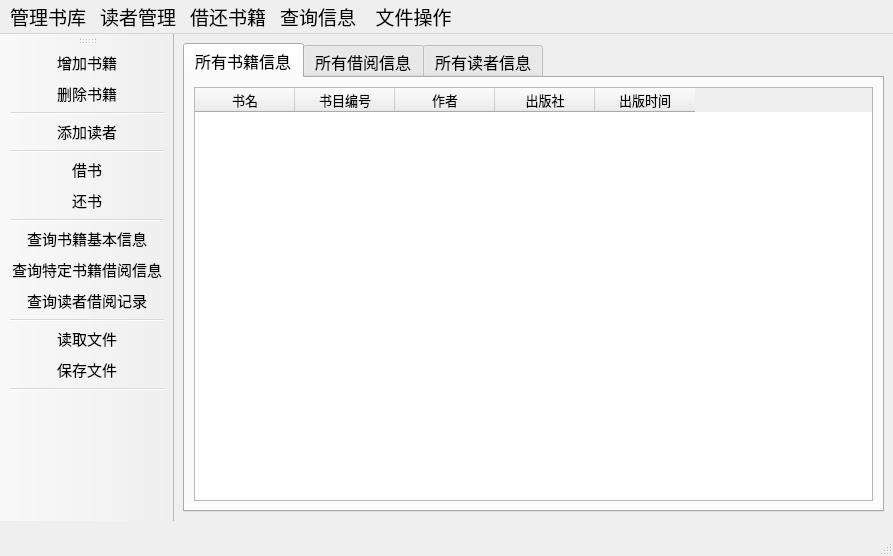
<?xml version="1.0" encoding="UTF-8"?>
<ui version="4.0">
 <class>MainWindow</class>
 <widget class="QMainWindow" name="MainWindow">
  <property name="geometry">
   <rect>
    <x>0</x>
    <y>0</y>
    <width>893</width>
    <height>556</height>
   </rect>
  </property>
  <property name="windowTitle">
   <string>图书室管理系统</string>
  </property>
  <widget class="QWidget" name="centralwidget">
   <layout class="QGridLayout" name="gridLayout">
    <item row="0" column="0">
     <widget class="QTabWidget" name="tabWidget">
      <property name="font">
       <font>
        <family>等线</family>
        <pointsize>12</pointsize>
       </font>
      </property>
      <property name="mouseTracking">
       <bool>false</bool>
      </property>
      <property name="currentIndex">
       <number>0</number>
      </property>
      <widget class="QWidget" name="tab">
       <property name="font">
        <font>
         <family>华文细黑</family>
         <pointsize>10</pointsize>
        </font>
       </property>
       <attribute name="title">
        <string>所有书籍信息</string>
       </attribute>
       <layout class="QVBoxLayout" name="verticalLayout">
        <item>
         <widget class="QTableWidget" name="tableWidget">
          <property name="sizePolicy">
           <sizepolicy hsizetype="Expanding" vsizetype="Expanding">
            <horstretch>11</horstretch>
            <verstretch>0</verstretch>
           </sizepolicy>
          </property>
          <property name="autoFillBackground">
           <bool>false</bool>
          </property>
          <property name="styleSheet">
           <string notr="true">background-image:url(:/qt2/project/library/beijing.png);
border-image:url(:/qt2/project/library/beijing.png)</string>
          </property>
          <property name="lineWidth">
           <number>20</number>
          </property>
          <property name="dragEnabled">
           <bool>false</bool>
          </property>
          <property name="dragDropMode">
           <enum>QAbstractItemView::DragDropMode::DragDrop</enum>
          </property>
          <property name="alternatingRowColors">
           <bool>false</bool>
          </property>
          <property name="textElideMode">
           <enum>Qt::TextElideMode::ElideMiddle</enum>
          </property>
          <column>
           <property name="text">
            <string>书名</string>
           </property>
           <property name="font">
            <font>
             <kerning>true</kerning>
            </font>
           </property>
           <property name="background">
            <color>
             <red>221</red>
             <green>195</green>
             <blue>179</blue>
            </color>
           </property>
           <property name="foreground">
            <brush brushstyle="NoBrush">
             <color alpha="255">
              <red>0</red>
              <green>0</green>
              <blue>0</blue>
             </color>
            </brush>
           </property>
          </column>
          <column>
           <property name="text">
            <string>书目编号</string>
           </property>
           <property name="background">
            <color>
             <red>221</red>
             <green>195</green>
             <blue>179</blue>
            </color>
           </property>
           <property name="foreground">
            <brush brushstyle="NoBrush">
             <color alpha="255">
              <red>0</red>
              <green>0</green>
              <blue>0</blue>
             </color>
            </brush>
           </property>
          </column>
          <column>
           <property name="text">
            <string>作者</string>
           </property>
           <property name="background">
            <color>
             <red>221</red>
             <green>195</green>
             <blue>179</blue>
            </color>
           </property>
           <property name="foreground">
            <brush brushstyle="NoBrush">
             <color alpha="255">
              <red>0</red>
              <green>0</green>
              <blue>0</blue>
             </color>
            </brush>
           </property>
          </column>
          <column>
           <property name="text">
            <string>出版社</string>
           </property>
           <property name="background">
            <color>
             <red>221</red>
             <green>195</green>
             <blue>179</blue>
            </color>
           </property>
           <property name="foreground">
            <brush brushstyle="NoBrush">
             <color alpha="255">
              <red>0</red>
              <green>0</green>
              <blue>0</blue>
             </color>
            </brush>
           </property>
          </column>
          <column>
           <property name="text">
            <string>出版时间</string>
           </property>
           <property name="background">
            <color>
             <red>221</red>
             <green>195</green>
             <blue>179</blue>
            </color>
           </property>
           <property name="foreground">
            <brush brushstyle="NoBrush">
             <color alpha="255">
              <red>0</red>
              <green>0</green>
              <blue>0</blue>
             </color>
            </brush>
           </property>
          </column>
         </widget>
        </item>
       </layout>
      </widget>
      <widget class="QWidget" name="tab_2">
       <property name="font">
        <font>
         <family>华文细黑</family>
         <pointsize>10</pointsize>
        </font>
       </property>
       <attribute name="title">
        <string>所有借阅信息</string>
       </attribute>
       <layout class="QVBoxLayout" name="verticalLayout_2">
        <item>
         <widget class="QTableWidget" name="tableWidget_2">
          <property name="styleSheet">
           <string notr="true">
background-image:url(:/qt2/project/library/jieyuebeijing.png);
border-image:url(:/qt2/project/library/jieyuebeijing.png)</string>
          </property>
          <column>
           <property name="text">
            <string>书名</string>
           </property>
           <property name="background">
            <color>
             <red>247</red>
             <green>207</green>
             <blue>155</blue>
            </color>
           </property>
          </column>
          <column>
           <property name="text">
            <string>书目编号</string>
           </property>
           <property name="background">
            <color>
             <red>247</red>
             <green>207</green>
             <blue>155</blue>
            </color>
           </property>
          </column>
          <column>
           <property name="text">
            <string>登记号</string>
           </property>
           <property name="font">
            <font>
             <bold>true</bold>
            </font>
           </property>
           <property name="background">
            <color>
             <red>247</red>
             <green>207</green>
             <blue>155</blue>
            </color>
           </property>
          </column>
          <column>
           <property name="text">
            <string> 借书证号</string>
           </property>
           <property name="background">
            <color>
             <red>247</red>
             <green>207</green>
             <blue>155</blue>
            </color>
           </property>
          </column>
          <column>
           <property name="text">
            <string> 借阅日期</string>
           </property>
           <property name="background">
            <color>
             <red>247</red>
             <green>207</green>
             <blue>155</blue>
            </color>
           </property>
          </column>
          <column>
           <property name="text">
            <string>该册书当前状态</string>
           </property>
           <property name="font">
            <font>
             <bold>true</bold>
            </font>
           </property>
           <property name="background">
            <color>
             <red>247</red>
             <green>207</green>
             <blue>155</blue>
            </color>
           </property>
          </column>
         </widget>
        </item>
       </layout>
      </widget>
      <widget class="QWidget" name="tab_3">
       <attribute name="title">
        <string>所有读者信息</string>
       </attribute>
       <layout class="QGridLayout" name="gridLayout_2">
        <item row="0" column="0">
         <widget class="QTableWidget" name="tableWidget_3">
          <property name="styleSheet">
           <string notr="true">background-image:url(:/qt2/project/library/duzhe.png);
border-image:url(:/qt2/project/library/duzhe.png);</string>
          </property>
          <column>
           <property name="text">
            <string>借书证号</string>
           </property>
           <property name="background">
            <color>
             <red>251</red>
             <green>226</green>
             <blue>152</blue>
            </color>
           </property>
          </column>
          <column>
           <property name="text">
            <string>姓名</string>
           </property>
           <property name="background">
            <color>
             <red>251</red>
             <green>226</green>
             <blue>152</blue>
            </color>
           </property>
          </column>
          <column>
           <property name="text">
            <string>性别</string>
           </property>
           <property name="background">
            <color>
             <red>251</red>
             <green>226</green>
             <blue>152</blue>
            </color>
           </property>
          </column>
          <column>
           <property name="text">
            <string>联系方式</string>
           </property>
           <property name="background">
            <color>
             <red>251</red>
             <green>226</green>
             <blue>152</blue>
            </color>
           </property>
          </column>
         </widget>
        </item>
       </layout>
      </widget>
     </widget>
    </item>
   </layout>
  </widget>
  <widget class="QMenuBar" name="menubar">
   <property name="geometry">
    <rect>
     <x>0</x>
     <y>0</y>
     <width>893</width>
     <height>24</height>
    </rect>
   </property>
   <property name="baseSize">
    <size>
     <width>0</width>
     <height>12</height>
    </size>
   </property>
   <property name="font">
    <font>
     <pointsize>14</pointsize>
    </font>
   </property>
   <widget class="QMenu" name="menu">
    <property name="title">
     <string>管理书库</string>
    </property>
    <property name="toolTipsVisible">
     <bool>false</bool>
    </property>
    <addaction name="actionz"/>
    <addaction name="separator"/>
    <addaction name="actions"/>
    <addaction name="separator"/>
   </widget>
   <widget class="QMenu" name="menu_2">
    <property name="title">
     <string>借还书籍</string>
    </property>
    <addaction name="actionj"/>
    <addaction name="separator"/>
    <addaction name="actionh"/>
   </widget>
   <widget class="QMenu" name="menu_3">
    <property name="title">
     <string>查询信息</string>
    </property>
    <addaction name="action_cha"/>
    <addaction name="separator"/>
    <addaction name="action_c"/>
    <addaction name="separator"/>
    <addaction name="actionjilu"/>
   </widget>
   <widget class="QMenu" name="menu_4">
    <property name="title">
     <string> 文件操作</string>
    </property>
    <addaction name="actiondakai"/>
    <addaction name="separator"/>
    <addaction name="actionbaocun"/>
   </widget>
   <widget class="QMenu" name="menu_5">
    <property name="title">
     <string>读者管理</string>
    </property>
    <addaction name="actionu"/>
    <addaction name="separator"/>
   </widget>
   <addaction name="menu"/>
   <addaction name="menu_5"/>
   <addaction name="menu_2"/>
   <addaction name="menu_3"/>
   <addaction name="menu_4"/>
  </widget>
  <widget class="QStatusBar" name="statusbar">
   <property name="font">
    <font>
     <family>楷体</family>
     <pointsize>16</pointsize>
    </font>
   </property>
   <property name="whatsThis">
    <string>欢迎使用图书室管理系统！</string>
   </property>
  </widget>
  <widget class="QToolBar" name="toolBar">
   <property name="font">
    <font>
     <family>幼圆</family>
     <pointsize>11</pointsize>
    </font>
   </property>
   <property name="windowTitle">
    <string>toolBar</string>
   </property>
   <property name="toolButtonStyle">
    <enum>Qt::ToolButtonStyle::ToolButtonTextBesideIcon</enum>
   </property>
   <attribute name="toolBarArea">
    <enum>LeftToolBarArea</enum>
   </attribute>
   <attribute name="toolBarBreak">
    <bool>false</bool>
   </attribute>
   <addaction name="actionz"/>
   <addaction name="actions"/>
   <addaction name="separator"/>
   <addaction name="actionu"/>
   <addaction name="separator"/>
   <addaction name="actionj"/>
   <addaction name="actionh"/>
   <addaction name="separator"/>
   <addaction name="action_cha"/>
   <addaction name="action_c"/>
   <addaction name="actionjilu"/>
   <addaction name="separator"/>
   <addaction name="actiondakai"/>
   <addaction name="actionbaocun"/>
   <addaction name="separator"/>
  </widget>
  <action name="actions">
   <property name="icon">
    <iconset resource="../../../.qrc">
     <normaloff>:/qt2/project/library/shan.webp</normaloff>:/qt2/project/library/shan.webp</iconset>
   </property>
   <property name="text">
    <string>删除书籍</string>
   </property>
  </action>
  <action name="actionz">
   <property name="icon">
    <iconset resource="../../../.qrc">
     <normaloff>:/qt2/project/library/jia.webp</normaloff>:/qt2/project/library/jia.webp</iconset>
   </property>
   <property name="text">
    <string>增加书籍</string>
   </property>
  </action>
  <action name="actionj">
   <property name="icon">
    <iconset resource="../../../.qrc">
     <normaloff>:/qt2/project/library/iconjie.png</normaloff>:/qt2/project/library/iconjie.png</iconset>
   </property>
   <property name="text">
    <string>借书</string>
   </property>
  </action>
  <action name="actionh">
   <property name="icon">
    <iconset resource="../../../.qrc">
     <normaloff>:/qt2/project/library/huanshu.webp</normaloff>:/qt2/project/library/huanshu.webp</iconset>
   </property>
   <property name="text">
    <string>还书</string>
   </property>
  </action>
  <action name="action_cha">
   <property name="icon">
    <iconset resource="../../../.qrc">
     <normaloff>:/qt2/project/library/cha.png</normaloff>:/qt2/project/library/cha.png</iconset>
   </property>
   <property name="text">
    <string>查询书籍基本信息</string>
   </property>
  </action>
  <action name="action_c">
   <property name="icon">
    <iconset resource="../../../.qrc">
     <normaloff>:/qt2/project/library/jvti.png</normaloff>:/qt2/project/library/jvti.png</iconset>
   </property>
   <property name="text">
    <string>查询特定书籍借阅信息</string>
   </property>
  </action>
  <action name="actiondakai">
   <property name="icon">
    <iconset resource="../../../.qrc">
     <normaloff>:/qt2/project/library/dakai.webp</normaloff>:/qt2/project/library/dakai.webp</iconset>
   </property>
   <property name="text">
    <string>读取文件</string>
   </property>
  </action>
  <action name="actionbaocun">
   <property name="icon">
    <iconset resource="../../../.qrc">
     <normaloff>:/qt2/project/library/baocun.webp</normaloff>:/qt2/project/library/baocun.webp</iconset>
   </property>
   <property name="text">
    <string>保存文件</string>
   </property>
  </action>
  <action name="actionu">
   <property name="icon">
    <iconset resource="../../../.qrc">
     <normaloff>:/qt2/project/library/yonghu.png</normaloff>:/qt2/project/library/yonghu.png</iconset>
   </property>
   <property name="text">
    <string>添加读者</string>
   </property>
  </action>
  <action name="actionjilu">
   <property name="icon">
    <iconset resource="../../../.qrc">
     <normaloff>:/qt2/project/library/huan.png</normaloff>:/qt2/project/library/huan.png</iconset>
   </property>
   <property name="text">
    <string>查询读者借阅记录</string>
   </property>
  </action>
 </widget>
 <resources>
  <include location="../../../.qrc"/>
 </resources>
 <connections/>
</ui>
